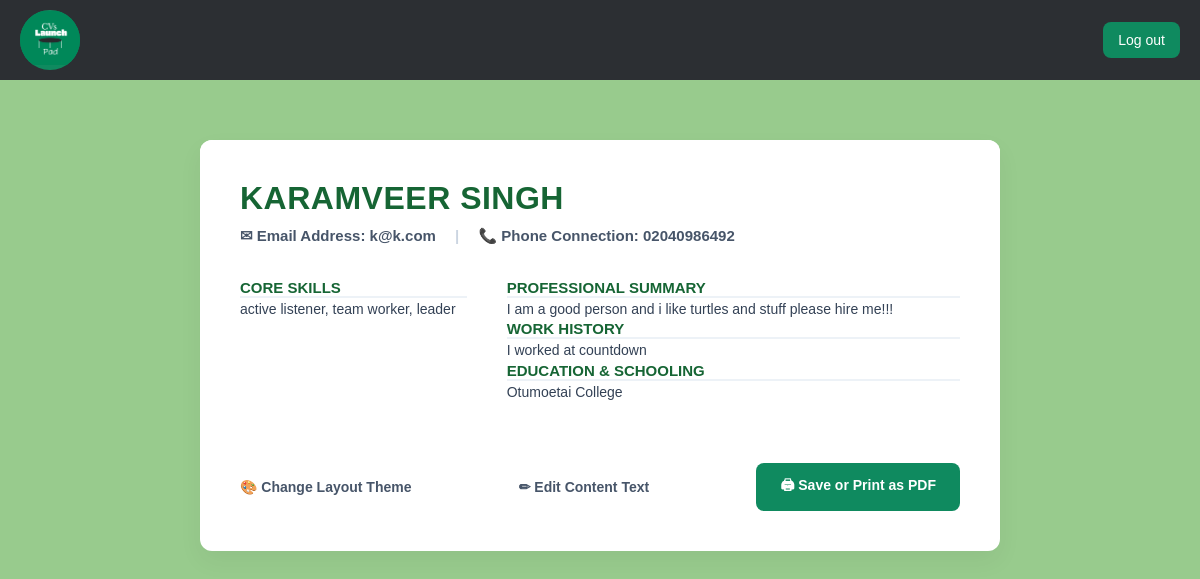
The page /cv/1/ (signed in) on the database as committed earlier.
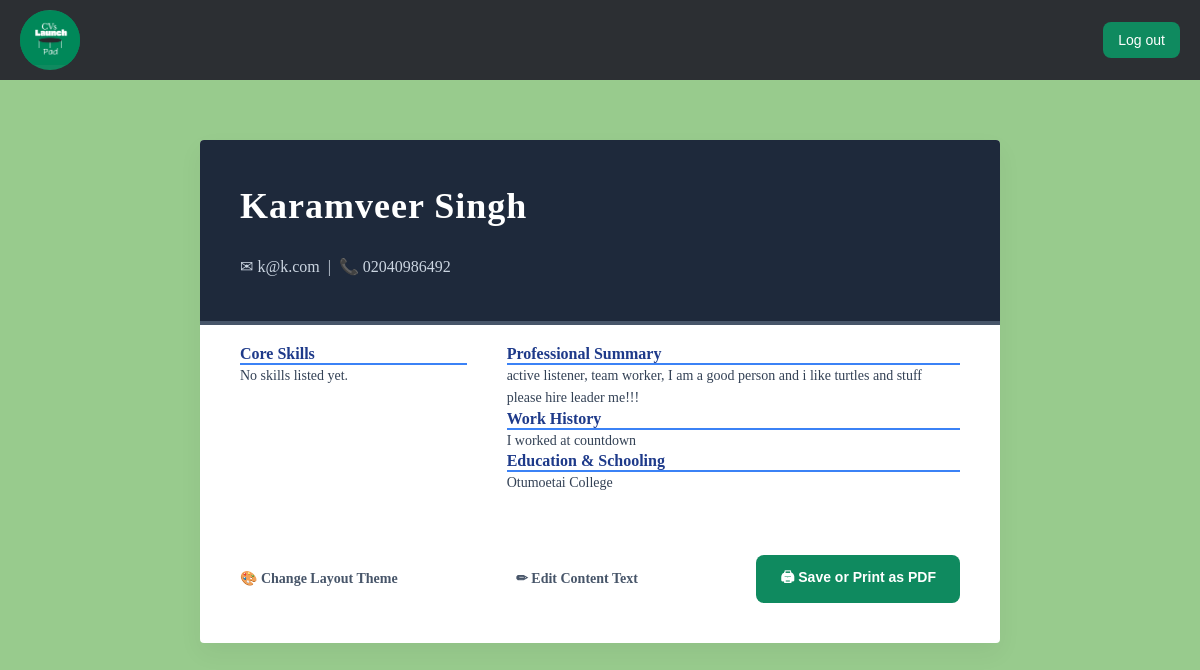
The same page on the database as committed later.
### cv/models.py (models this page shows)
class CVProfile(models.Model):
    full_name = models.CharField(max_length=100, blank=True)
    user = models.OneToOneField(settings.AUTH_USER_MODEL, on_delete=models.CASCADE)
    phone = models.CharField(max_length=20, blank=True)
    summary = models.TextField(blank=True)
    skills = models.TextField(help_text="Comma-separated skills", blank=True)
    experience = models.TextField(blank=True)
    education = models.TextField(blank=True)
    TEMPLATE_CHOICES = [
        ('template1', 'Modern Green'),
        ('template2', 'Classic Slate'),
        ('template3', 'Creative Teal'),
        ('template4', 'Minimal Elegant'),
        ('template5', 'Executive Charcoal'),
        ('template6', 'Warm Ochre'),
        ('template7', 'Rose Wine'),
        ('template8', 'Royal Blue'),
        ('template9', 'Dark Mode'),
        ('template10', 'Minimal Stack'),
        ('template11', 'Forest Compact'),
        ('template12', 'Amber Clean'),
    ]
    design_choice = models.CharField(max_length=20, choices=TEMPLATE_CHOICES, default='template1')

### users/models.py (models this page shows, shortened)
class User(AbstractBaseUser, PermissionsMixin):
    username = models.CharField(max_length=150, unique=True)
    email = models.EmailField(unique=True)
    is_active = models.BooleanField(default=True)
    is_staff = models.BooleanField(default=False)
    objects = UserManager()
    USERNAME_FIELD = 'email'
    REQUIRED_FIELDS = ['username']

### cv/views.py (the view)
# urls.py: path('<int:profile_id>/', views.overview, name='cv_template'),
@login_required
def overview(request, profile_id):
    profile = get_object_or_404(CVProfile, id=profile_id, user=request.user)
    return render(request, 'cv/cv_template.html', {'profile': profile})

### cv/templates/cv/cv_template.html (shortened to what the changed rows need)
{% extends 'layout.html' %}
{% load static %}
{% block content %}
<div class="cv-preview-bg">
    <div class="cv-container {% if profile.design_choice == 'template2' %}t2-container{% elif profile.design_choice == 'template3' %}t3-container{% elif profile.design_choice == 'template4' %}t4-container{% elif profile.design_choice == 'template5' %}t5-container{% elif profile.design_choice == 'template6' %}t6-container{% elif profile.design_choice == 'template7' %}t7-container{% elif profile.design_choice == 'template8' %}t8-container{% elif profile.design_choice == 'template9' %}t9-container{% elif profile.design_choice == 'template10' %}t10-container{% elif profile.design_choice == 'template11' %}t11-container{% elif profile.design_choice == 'template12' %}t12-container{% else %}t1-container{% endif %}">
        {% if profile.design_choice == 'template2' %}
            <header class="t2-header">
                <h1>{{ profile.full_name|default:profile.user.username }}</h1>
                <p>✉ {{ profile.user.email }} &nbsp;|&nbsp; 📞 {{ profile.phone|default:"Not specified" }}</p>
            </header>
        {% elif profile.design_choice == 'template3' %}
            <header class="t3-header">
                <h1>{{ profile.full_name|default:profile.user.username }}</h1>
                <p>✉ {{ profile.user.email }} &nbsp;•&nbsp; 📞 {{ profile.phone|default:"Not specified" }}</p>
            </header>
        {% elif profile.design_choice == 'template4' %}
            <header class="t4-header">
                <h1>{{ profile.full_name|default:profile.user.username }}</h1>
                <p>EMAIL: {{ profile.user.email }} &nbsp;//&nbsp; PHONE: {{ profile.phone|default:"Not specified" }}</p>
            </header>
        {% elif profile.design_choice == 'template5' %}
            <header class="t5-header">
                <h1>{{ profile.full_name|default:profile.user.username }}</h1>
                <p>✉ {{ profile.user.email }} &nbsp;|&nbsp; 📞 {{ profile.phone|default:"Not specified" }}</p>
            </header>
        {% elif profile.design_choice == 'template6' %}
            <header class="t6-header">
                <h1>{{ profile.full_name|default:profile.user.username }}</h1>
                <p style="color: #78350f;">✉ {{ profile.user.email }} &nbsp;•&nbsp; 📞 {{ profile.phone|default:"Not specified" }}</p>
            </header>
        {% elif profile.design_choice == 'template7' %}
            <header class="t7-header">
                <h1>{{ profile.full_name|default:profile.user.username }}</h1>
                <p>✉ {{ profile.user.email }} | 📞 {{ profile.phone|default:"Not specified" }}</p>
            </header>
        {% elif profile.design_choice == 'template8' %}
            <header class="t8-header">
                <h1>{{ profile.full_name|default:profile.user.username }}</h1>
                <p>✉ {{ profile.user.email }} | 📞 {{ profile.phone|default:"Not specified" }}</p>
            </header>
        {% elif profile.design_choice == 'template9' %}
            <header class="t9-header">
                <h1>{{ profile.full_name|default:profile.user.username }}</h1>
                <p>✉ {{ profile.user.email }} | 📞 {{ profile.phone|default:"Not specified" }}</p>
            </header>
        {% elif profile.design_choice == 'template10' %}
            <header class="t10-header">
                <h1>{{ profile.full_name|default:profile.user.username }}</h1>
                <p>✉ {{ profile.user.email }} | 📞 {{ profile.phone|default:"Not specified" }}</p>
            </header>
        {% elif profile.design_choice == 'template11' %}
            <header class="t11-header">
                <h1>{{ profile.full_name|default:profile.user.username }}</h1>
                <p>✉ {{ profile.user.email }} | 📞 {{ profile.phone|default:"Not specified" }}</p>
            </header>
        {% elif profile.design_choice == 'template12' %}
            <header class="t12-header">
                <h1>{{ profile.full_name|default:profile.user.username }}</h1>
                <p>✉ {{ profile.user.email }} | 📞 {{ profile.phone|default:"Not specified" }}</p>
            </header>
        {% else %}
            <header class="cv-header t1-header">
                <h1>{{ profile.full_name|default:profile.user.username }}</h1>
                <p style="margin-top: 10px; color: #475569; font-size: 15px;">
                    ✉ Email Address: {{ profile.user.email }} <span style="margin: 0 15px; color: #cbd5e1;">|</span> 📞 Phone Connection: {{ profile.phone|default:"Not specified" }}
                </p>
            </header>
        {% endif %}
        {% if profile.design_choice == 'template4' or profile.design_choice == 'template10' %}
            <div class="cv-content-single">
                <div class="{% if profile.design_choice == 'template4' %}t4-section{% else %}t10-section{% endif %}">
                    <h2>Professional Summary</h2>
                    <p class="cv-text">{{ profile.summary|default:"No summary listed yet." }}</p>
                </div>
                <div class="{% if profile.design_choice == 'template4' %}t4-section{% else %}t10-section{% endif %}">
                    <h2>Core Skills</h2>
                    <p class="cv-text">{{ profile.skills|default:"No skills listed yet." }}</p>
                </div>
                <div class="{% if profile.design_choice == 'template4' %}t4-section{% else %}t10-section{% endif %}">
                    <h2>Work History</h2>
                    <p class="cv-text">{{ profile.experience|default:"No work history listed yet." }}</p>
                </div>
                <div class="{% if profile.design_choice == 'template4' %}t4-section{% else %}t10-section{% endif %}">
                    <h2>Education & Schooling</h2>
                    <p class="cv-text">{{ profile.education|default:"No credentials listed yet." }}</p>
                </div>
            </div>
        {% else %}
            <div class="cv-content" style="{% if profile.design_choice == 'template9' %}background-color: #0f172a !important; color: #f8fafc !important;{% else %}background-color: #ffffff !important; color: #1e293b !important;{% endif %}">
                <aside>
                    <div class="{% if profile.design_choice == 'template2' %}t2-section{% elif profile.design_choice == 'template3' %}t3-section{% elif profile.design_choice == 'template5' %}t5-section{% elif profile.design_choice == 'template6' %}t6-section{% elif profile.design_choice == 'template7' %}t7-section{% elif profile.design_choice == 'template8' %}t8-section{% elif profile.design_choice == 'template9' %}t9-section{% elif profile.design_choice == 'template11' %}t11-section{% elif profile.design_choice == 'template12' %}t12-section{% else %}t1-section{% endif %}">
                        <h2>Core Skills</h2>
                        <p class="cv-text">{{ profile.skills|default:"No skills listed yet." }}</p>
                    </div>
                </aside>
                <main>
                    <div class="{% if profile.design_choice == 'template2' %}t2-section{% elif profile.design_choice == 'template3' %}t3-section{% elif profile.design_choice == 'template5' %}t5-section{% elif profile.design_choice == 'template6' %}t6-section{% elif profile.design_choice == 'template7' %}t7-section{% elif profile.design_choice == 'template8' %}t8-section{% elif profile.design_choice == 'template9' %}t9-section{% elif profile.design_choice == 'template11' %}t11-section{% elif profile.design_choice == 'template12' %}t12-section{% else %}t1-section{% endif %}">
                        <h2>Professional Summary</h2>
                        <p class="cv-text">{{ profile.summary|default:"No summary listed yet." }}</p>
                    </div>
                    <div class="{% if profile.design_choice == 'template2' %}t2-section{% elif profile.design_choice == 'template3' %}t3-section{% elif profile.design_choice == 'template5' %}t5-section{% elif profile.design_choice == 'template6' %}t6-section{% elif profile.design_choice == 'template7' %}t7-section{% elif profile.design_choice == 'template8' %}t8-section{% elif profile.design_choice == 'template9' %}t9-section{% elif profile.design_choice == 'template11' %}t11-section{% elif profile.design_choice == 'template12' %}t12-section{% else %}t1-section{% endif %}">
                        <h2>Work History</h2>
                        <p class="cv-text">{{ profile.experience|default:"No work history listed yet." }}</p>
                    </div>
                    <div class="{% if profile.design_choice == 'template2' %}t2-section{% elif profile.design_choice == 'template3' %}t3-section{% elif profile.design_choice == 'template5' %}t5-section{% elif profile.design_choice == 'template6' %}t6-section{% elif profile.design_choice == 'template7' %}t7-section{% elif profile.design_choice == 'template8' %}t8-section{% elif profile.design_choice == 'template9' %}t9-section{% elif profile.design_choice == 'template11' %}t11-section{% elif profile.design_choice == 'template12' %}t12-section{% else %}t1-section{% endif %}">
                        <h2>Education & Schooling</h2>
                        <p class="cv-text">{{ profile.education|default:"No schooling listed yet." }}</p>
                    </div>
                </main>
            </div>
        {% endif %}
</div>
{% endblock %}

Rows that differ between the two databases and show on the page:
changed CVProfile "I worked at countdown": design_choice "template1" → "template2" (drawn); skills "active listener, team worker, leader" → "No skills listed yet."; summary "I am a good person and i like turtles and stuff please hire me!!!" → "active listener, team worker, I am a good person and i like turtles and stuff please hire leader me!!!"; full_name "KARAMVEER SINGH" → "Karamveer Singh"
Other text that changed with them:
text no longer shown: "CORE SKILLS PROFESSIONAL SUMMARY WORK HISTORY EDUCATION & SCHOOLING ✉ Email Address: | 📞 Phone Connection:"
text now shown: "✉ | 📞 Core Skills Professional Summary Work History Education & Schooling"
